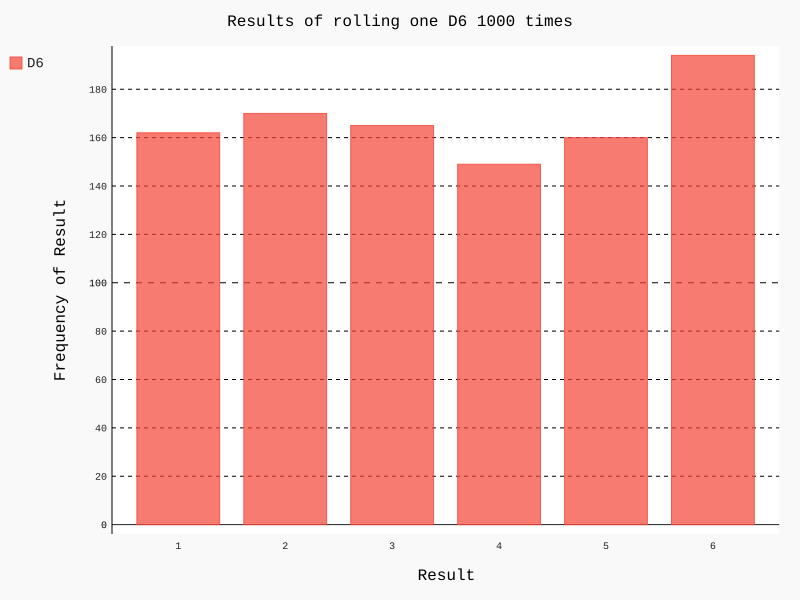

The Python source for this figure:
#  -*- UTF-8 -*- #
"""
@filename:die_visual.py
@author:Anza
@time:2023-07-19
"""

from die import Die
import pygal

if __name__ == '__main__':
    # 创建一个Die类
    die = Die()

    # 投掷几次骰子，并将结果存储在一个列表中
    results = []
    for roll_num in range(1000):
        result = die.roll()
        results.append(result)

    # 分析结果
    frequencies = []
    for value in range(1, die.num_sides+1):
        frequency = results.count(value)
        frequencies.append(frequency)

    hist = pygal.Bar()
    hist.title = "Results of rolling one D6 1000 times"
    hist.x_labels = ['1', '2', '3', '4', '5', '6']
    hist.x_title = "Result"
    hist.y_title = "Frequency of Result"

    hist.add('D6', frequencies)
    hist.render_to_file('die_visual.svg')
